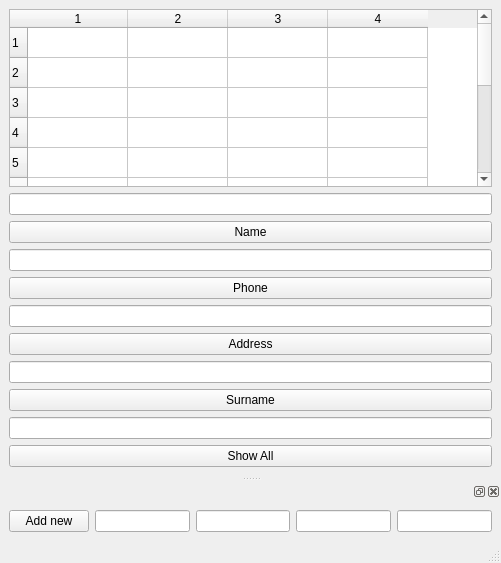
<?xml version="1.0" encoding="UTF-8"?>
<ui version="4.0">
 <class>MainWindow</class>
 <widget class="QMainWindow" name="MainWindow">
  <property name="geometry">
   <rect>
    <x>0</x>
    <y>0</y>
    <width>501</width>
    <height>563</height>
   </rect>
  </property>
  <property name="windowTitle">
   <string>MainWindow</string>
  </property>
  <widget class="QWidget" name="centralwidget">
   <layout class="QGridLayout" name="gridLayout">
    <item row="6" column="0">
     <widget class="QPushButton" name="btn_address_search">
      <property name="text">
       <string>Address</string>
      </property>
     </widget>
    </item>
    <item row="2" column="0">
     <widget class="QPushButton" name="btn_name_search">
      <property name="text">
       <string>Name</string>
      </property>
     </widget>
    </item>
    <item row="3" column="0">
     <widget class="QLineEdit" name="phone_search"/>
    </item>
    <item row="8" column="0">
     <widget class="QPushButton" name="btn_surname_search">
      <property name="text">
       <string>Surname</string>
      </property>
     </widget>
    </item>
    <item row="1" column="0">
     <widget class="QLineEdit" name="name_search"/>
    </item>
    <item row="7" column="0">
     <widget class="QLineEdit" name="surname_search"/>
    </item>
    <item row="4" column="0">
     <widget class="QPushButton" name="btn_phone_search">
      <property name="text">
       <string>Phone</string>
      </property>
     </widget>
    </item>
    <item row="5" column="0">
     <widget class="QLineEdit" name="address_search"/>
    </item>
    <item row="9" column="0">
     <widget class="QLineEdit" name="lineEdit_5"/>
    </item>
    <item row="0" column="0">
     <widget class="QTableWidget" name="tableWidget">
      <property name="rowCount">
       <number>12</number>
      </property>
      <property name="columnCount">
       <number>4</number>
      </property>
      <row/>
      <row/>
      <row/>
      <row/>
      <row/>
      <row/>
      <row/>
      <row/>
      <row/>
      <row/>
      <row/>
      <row/>
      <column/>
      <column/>
      <column/>
      <column/>
     </widget>
    </item>
    <item row="10" column="0">
     <widget class="QPushButton" name="btn_show_all">
      <property name="text">
       <string>Show All</string>
      </property>
     </widget>
    </item>
   </layout>
  </widget>
  <widget class="QStatusBar" name="statusbar"/>
  <widget class="QDockWidget" name="add_entry">
   <attribute name="dockWidgetArea">
    <number>8</number>
   </attribute>
   <widget class="QWidget" name="dockWidgetContents">
    <layout class="QHBoxLayout" name="horizontalLayout">
     <item>
      <widget class="QPushButton" name="btn_add_new">
       <property name="text">
        <string>Add new</string>
       </property>
      </widget>
     </item>
     <item>
      <widget class="QLineEdit" name="name"/>
     </item>
     <item>
      <widget class="QLineEdit" name="surname"/>
     </item>
     <item>
      <widget class="QLineEdit" name="phone"/>
     </item>
     <item>
      <widget class="QLineEdit" name="address"/>
     </item>
    </layout>
   </widget>
  </widget>
 </widget>
 <resources/>
 <connections/>
</ui>
